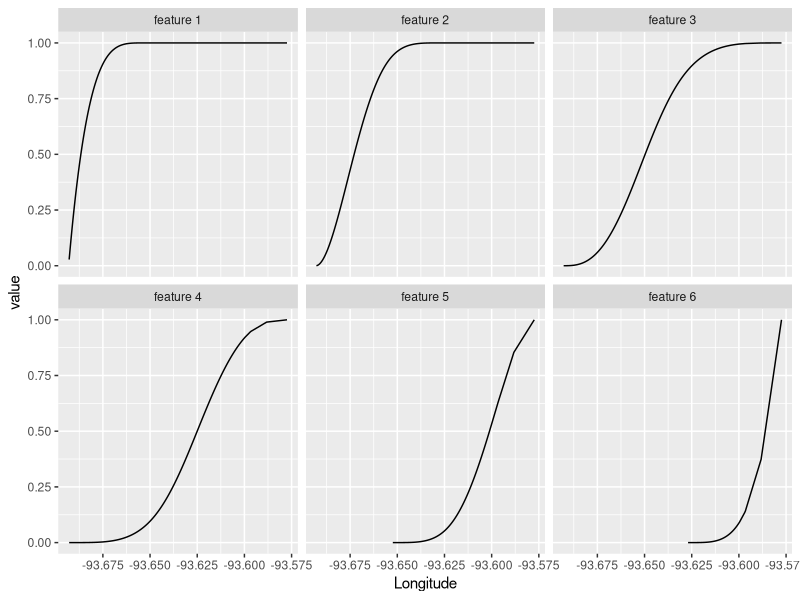

Write R code to recreate this figure.
# r2py crawler metadata
# package: recipes
# source_type: rd_example
# topic: step_spline_monotone.Rd
# source_file: C:\Users\bened\AppData\Local\R\win-library\4.5\recipes\help
# lines: 24

suppressPackageStartupMessages(library(recipes))
if (rlang::is_installed(c("modeldata", "ggplot2"))) (if (getRversion() >= "3.4") withAutoprint else force)({ # examplesIf
library(tidyr)
library(dplyr)

library(ggplot2)
data(ames, package = "modeldata")

spline_rec <- recipe(Sale_Price ~ Longitude, data = ames) |>
  step_spline_monotone(Longitude, deg_free = 6, keep_original_cols = TRUE) |>
  prep()

tidy(spline_rec, number = 1)

# Show where each feature is active
spline_rec |>
  bake(new_data =  NULL,-Sale_Price) |>
  pivot_longer(c(starts_with("Longitude_")), names_to = "feature", values_to = "value") |>
  mutate(feature = gsub("Longitude_", "feature ", feature)) |>
  filter(value > 0) |>
  ggplot(aes(x = Longitude, y = value)) +
  geom_line() +
  facet_wrap(~ feature)
}) # examplesIf
